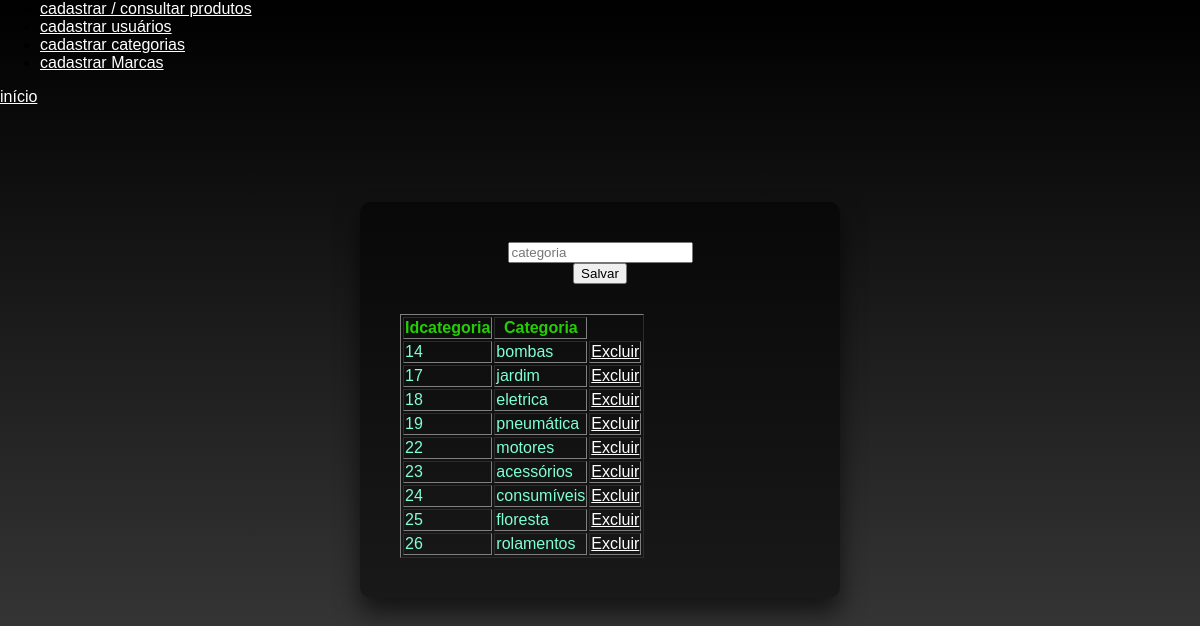
Screenshot of /categoria.php (signed in) with the database file from the repository.
### tables this page shows
CREATE TABLE `tbcategoria` (
  `idCategoria` int(11) NOT NULL,
  `categoria` varchar(50) DEFAULT NULL
);

### categoria.php (the view, shortened to what this page needs)
<?php
include('conection.php');
include('menu.php');
?>
<a href="user.php">início</a>
<link rel="stylesheet" href="css/categoria.css">
<div class="box">
	<section class="alig">
		<form method="post" action="cad_cat.php">
			<div>
				<input type="text" placeholder="categoria" name="txCategoria" value="<?php echo @$_GET['categoria']; ?>" />
			</div>
			<div>
				<input type="submit" value="Salvar" />
			</div>
		</form>
	</section>
<section>
		<table border="1">
			<div>
				<th>Idcategoria</th>
				<th>Categoria</th>
			</div>
			<tbody>
				<?php
				$stmt = $pdo->prepare("select categoria,idCategoria
					from tbcategoria where 1
					");
				$stmt->execute();
				while ($row = $stmt->fetch(PDO::FETCH_BOTH)) {
					echo "<tr>";
					echo "<td> $row[1] </td>";
					echo "<td> $row[0] </td>";
					echo "<td>";
					echo "<a href='excluir_cat.php?id=$row[1]'> Excluir </a>";
					echo "</td>";
				}
				?>
			</tbody>
		</table>
	</section>
</div>

### css/menu.css (style rules this page uses)
a { color: #ffffff; }

### css/categoria.css (style rules this page uses)
th { color: #2bff00cc; }
tbody { color: #7fffd4; }
.box { position: absolute; top: 50%; left: 50%; width: 400px; padding: 40px; transform: translate(-50%, -50%); background: rgba(0, 0, 0, 0.5); box-sizing: content-box; box-shadow: 0 15px 25px rgba(0, 0, 0, 0.6); border-radius: 10px; }
.alig { margin: 0 0 30px; padding: 0; color: #fff; text-align: center; }

### rows the page displays
tbcategoria: idCategoria "14", categoria "bombas"
tbcategoria: idCategoria "17", categoria "jardim"
tbcategoria: idCategoria "18", categoria "eletrica"
tbcategoria: idCategoria "19", categoria "pneumática"
tbcategoria: idCategoria "22", categoria "motores"
tbcategoria: idCategoria "23", categoria "acessórios"
tbcategoria: idCategoria "24", categoria "consumíveis"
tbcategoria: idCategoria "25", categoria "floresta"
tbcategoria: idCategoria "26", categoria "rolamentos"
